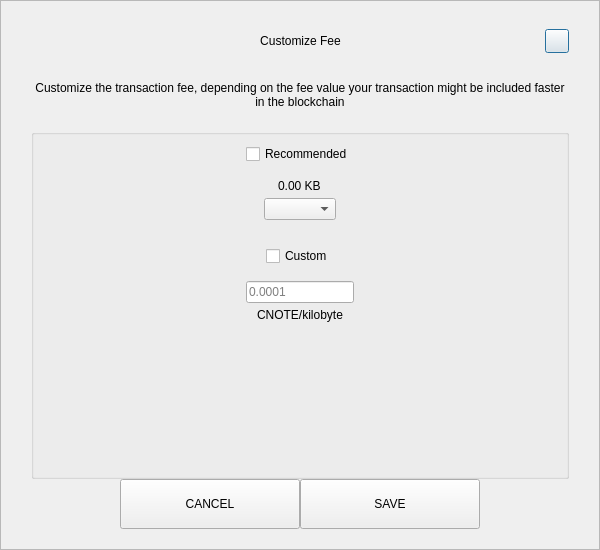
<?xml version="1.0" encoding="UTF-8"?>
<ui version="4.0">
 <class>SendCustomFeeDialog</class>
 <widget class="QDialog" name="SendCustomFeeDialog">
  <property name="geometry">
   <rect>
    <x>0</x>
    <y>0</y>
    <width>600</width>
    <height>550</height>
   </rect>
  </property>
  <property name="windowTitle">
   <string>Form</string>
  </property>
  <layout class="QVBoxLayout" name="verticalLayout_3">
   <property name="spacing">
    <number>0</number>
   </property>
   <property name="leftMargin">
    <number>0</number>
   </property>
   <property name="topMargin">
    <number>0</number>
   </property>
   <property name="rightMargin">
    <number>0</number>
   </property>
   <property name="bottomMargin">
    <number>0</number>
   </property>
   <item>
    <widget class="QFrame" name="frame">
     <property name="styleSheet">
      <string notr="true"/>
     </property>
     <property name="frameShape">
      <enum>QFrame::StyledPanel</enum>
     </property>
     <property name="frameShadow">
      <enum>QFrame::Raised</enum>
     </property>
     <layout class="QVBoxLayout" name="verticalLayout_2">
      <property name="spacing">
       <number>0</number>
      </property>
      <property name="leftMargin">
       <number>30</number>
      </property>
      <property name="topMargin">
       <number>20</number>
      </property>
      <property name="rightMargin">
       <number>30</number>
      </property>
      <property name="bottomMargin">
       <number>20</number>
      </property>
      <item>
       <layout class="QHBoxLayout" name="horizontalLayout_3">
        <property name="spacing">
         <number>0</number>
        </property>
        <item>
         <spacer name="horizontalSpacer_21">
          <property name="orientation">
           <enum>Qt::Horizontal</enum>
          </property>
          <property name="sizeHint" stdset="0">
           <size>
            <width>40</width>
            <height>20</height>
           </size>
          </property>
         </spacer>
        </item>
        <item>
         <widget class="QLabel" name="labelTitle">
          <property name="minimumSize">
           <size>
            <width>0</width>
            <height>40</height>
           </size>
          </property>
          <property name="maximumSize">
           <size>
            <width>16777215</width>
            <height>40</height>
           </size>
          </property>
          <property name="styleSheet">
           <string notr="true">padding-left:24px;</string>
          </property>
          <property name="text">
           <string>Customize Fee</string>
          </property>
          <property name="alignment">
           <set>Qt::AlignCenter</set>
          </property>
          <property name="margin">
           <number>7</number>
          </property>
         </widget>
        </item>
        <item>
         <spacer name="horizontalSpacer">
          <property name="orientation">
           <enum>Qt::Horizontal</enum>
          </property>
          <property name="sizeHint" stdset="0">
           <size>
            <width>40</width>
            <height>20</height>
           </size>
          </property>
         </spacer>
        </item>
        <item>
         <widget class="QPushButton" name="btnEsc">
          <property name="minimumSize">
           <size>
            <width>24</width>
            <height>24</height>
           </size>
          </property>
          <property name="maximumSize">
           <size>
            <width>24</width>
            <height>24</height>
           </size>
          </property>
          <property name="text">
           <string/>
          </property>
         </widget>
        </item>
       </layout>
      </item>
      <item>
       <spacer name="verticalSpacer_2">
        <property name="orientation">
         <enum>Qt::Vertical</enum>
        </property>
        <property name="sizeType">
         <enum>QSizePolicy::Fixed</enum>
        </property>
        <property name="sizeHint" stdset="0">
         <size>
          <width>20</width>
          <height>20</height>
         </size>
        </property>
       </spacer>
      </item>
      <item>
       <widget class="QLabel" name="labelMessage">
        <property name="text">
         <string>Customize the transaction fee, depending on the fee value your transaction might be included faster in the blockchain</string>
        </property>
        <property name="alignment">
         <set>Qt::AlignCenter</set>
        </property>
        <property name="wordWrap">
         <bool>true</bool>
        </property>
       </widget>
      </item>
      <item>
       <spacer name="verticalSpacer_3">
        <property name="orientation">
         <enum>Qt::Vertical</enum>
        </property>
        <property name="sizeType">
         <enum>QSizePolicy::Fixed</enum>
        </property>
        <property name="sizeHint" stdset="0">
         <size>
          <width>20</width>
          <height>20</height>
         </size>
        </property>
       </spacer>
      </item>
      <item>
       <widget class="QGroupBox" name="groupBox">
        <property name="title">
         <string/>
        </property>
        <layout class="QVBoxLayout" name="verticalLayout">
         <property name="leftMargin">
          <number>12</number>
         </property>
         <property name="rightMargin">
          <number>12</number>
         </property>
         <item>
          <layout class="QVBoxLayout" name="verticalLayout_4">
           <property name="spacing">
            <number>5</number>
           </property>
           <item alignment="Qt::AlignHCenter">
            <widget class="QCheckBox" name="checkBoxRecommended">
             <property name="text">
              <string>Recommended</string>
             </property>
            </widget>
           </item>
           <item>
            <spacer name="verticalSpacer_5">
             <property name="orientation">
              <enum>Qt::Vertical</enum>
             </property>
             <property name="sizeType">
              <enum>QSizePolicy::Fixed</enum>
             </property>
             <property name="sizeHint" stdset="0">
              <size>
               <width>20</width>
               <height>10</height>
              </size>
             </property>
            </spacer>
           </item>
           <item alignment="Qt::AlignHCenter">
            <widget class="QLabel" name="labelFee">
             <property name="text">
              <string>0.00 KB</string>
             </property>
            </widget>
           </item>
           <item alignment="Qt::AlignHCenter">
            <widget class="QComboBox" name="comboBoxRecommended"/>
           </item>
          </layout>
         </item>
         <item>
          <spacer name="verticalSpacer">
           <property name="orientation">
            <enum>Qt::Vertical</enum>
           </property>
           <property name="sizeType">
            <enum>QSizePolicy::Fixed</enum>
           </property>
           <property name="sizeHint" stdset="0">
            <size>
             <width>20</width>
             <height>20</height>
            </size>
           </property>
          </spacer>
         </item>
         <item>
          <layout class="QVBoxLayout" name="verticalLayout_5">
           <property name="spacing">
            <number>5</number>
           </property>
           <item alignment="Qt::AlignHCenter">
            <widget class="QCheckBox" name="checkBoxCustom">
             <property name="text">
              <string>Custom</string>
             </property>
            </widget>
           </item>
           <item>
            <spacer name="verticalSpacer_6">
             <property name="orientation">
              <enum>Qt::Vertical</enum>
             </property>
             <property name="sizeType">
              <enum>QSizePolicy::Fixed</enum>
             </property>
             <property name="sizeHint" stdset="0">
              <size>
               <width>20</width>
               <height>10</height>
              </size>
             </property>
            </spacer>
           </item>
           <item alignment="Qt::AlignHCenter">
            <widget class="QLineEdit" name="lineEditCustomFee">
             <property name="placeholderText">
              <string notr="true">0.0001</string>
             </property>
            </widget>
           </item>
           <item alignment="Qt::AlignHCenter">
            <widget class="QLabel" name="labelCustomFee">
             <property name="text">
              <string>CNOTE/kilobyte</string>
             </property>
            </widget>
           </item>
          </layout>
         </item>
         <item>
          <spacer name="verticalSpacer_4">
           <property name="orientation">
            <enum>Qt::Vertical</enum>
           </property>
           <property name="sizeHint" stdset="0">
            <size>
             <width>20</width>
             <height>40</height>
            </size>
           </property>
          </spacer>
         </item>
        </layout>
       </widget>
      </item>
      <item>
       <layout class="QHBoxLayout" name="horizontalLayout" stretch="1,2,2,1">
        <item>
         <spacer name="horizontalSpacer1">
          <property name="orientation">
           <enum>Qt::Horizontal</enum>
          </property>
          <property name="sizeHint" stdset="0">
           <size>
            <width>40</width>
            <height>20</height>
           </size>
          </property>
         </spacer>
        </item>
        <item>
         <widget class="QPushButton" name="btnCancel">
          <property name="minimumSize">
           <size>
            <width>180</width>
            <height>50</height>
           </size>
          </property>
          <property name="focusPolicy">
           <enum>Qt::NoFocus</enum>
          </property>
          <property name="text">
           <string>CANCEL</string>
          </property>
         </widget>
        </item>
        <item>
         <widget class="QPushButton" name="btnSave">
          <property name="minimumSize">
           <size>
            <width>180</width>
            <height>50</height>
           </size>
          </property>
          <property name="focusPolicy">
           <enum>Qt::NoFocus</enum>
          </property>
          <property name="text">
           <string>SAVE</string>
          </property>
         </widget>
        </item>
        <item>
         <spacer name="horizontalSpacer_2">
          <property name="orientation">
           <enum>Qt::Horizontal</enum>
          </property>
          <property name="sizeHint" stdset="0">
           <size>
            <width>40</width>
            <height>20</height>
           </size>
          </property>
         </spacer>
        </item>
       </layout>
      </item>
     </layout>
    </widget>
   </item>
  </layout>
 </widget>
 <resources/>
 <connections/>
</ui>
